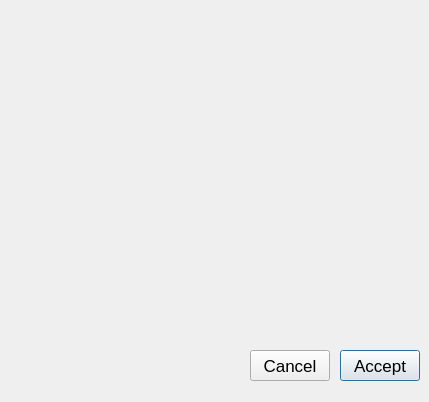
<?xml version="1.0" encoding="UTF-8"?>
<ui version="4.0">
 <class>ChargeCreditDialog</class>
 <widget class="QDialog" name="ChargeCreditDialog">
  <property name="windowModality">
   <enum>Qt::ApplicationModal</enum>
  </property>
  <property name="geometry">
   <rect>
    <x>0</x>
    <y>0</y>
    <width>429</width>
    <height>402</height>
   </rect>
  </property>
  <property name="font">
   <font>
    <pointsize>13</pointsize>
   </font>
  </property>
  <property name="windowTitle">
   <string>Credit Charges</string>
  </property>
  <widget class="QPushButton" name="acceptButton">
   <property name="geometry">
    <rect>
     <x>340</x>
     <y>350</y>
     <width>80</width>
     <height>31</height>
    </rect>
   </property>
   <property name="text">
    <string>Accept</string>
   </property>
  </widget>
  <widget class="QPushButton" name="cancelButton">
   <property name="geometry">
    <rect>
     <x>250</x>
     <y>350</y>
     <width>80</width>
     <height>31</height>
    </rect>
   </property>
   <property name="text">
    <string>Cancel</string>
   </property>
  </widget>
  <widget class="Q3Table" name="adjustmentTable">
   <property name="geometry">
    <rect>
     <x>10</x>
     <y>10</y>
     <width>410</width>
     <height>330</height>
    </rect>
   </property>
   <property name="numRows">
    <number>0</number>
   </property>
   <property name="numCols">
    <number>3</number>
   </property>
   <column>
    <property name="text">
     <string>Description</string>
    </property>
   </column>
   <column>
    <property name="text">
     <string>Adjustment</string>
    </property>
   </column>
   <column>
    <property name="text">
     <string>Adj. Total</string>
    </property>
   </column>
  </widget>
 </widget>
 <layoutdefault spacing="6" margin="11"/>
 <pixmapfunction>qPixmapFromMimeSource</pixmapfunction>
 <customwidgets>
  <customwidget>
   <class>Q3Frame</class>
   <extends>QFrame</extends>
   <header>Qt3Support/Q3Frame</header>
   <container>1</container>
  </customwidget>
  <customwidget>
   <class>Q3Table</class>
   <extends>Q3Frame</extends>
   <header>q3table.h</header>
   <container>1</container>
  </customwidget>
 </customwidgets>
 <includes>
  <include location="local">types/invoice.h</include>
  <include location="local">dao/chargedao.h</include>
 </includes>
 <resources/>
 <connections/>
</ui>
